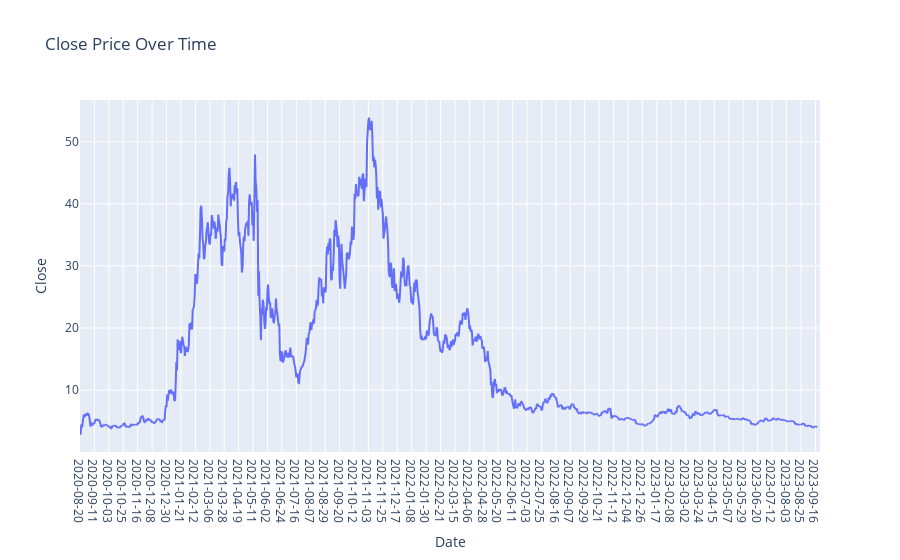

The cell this chart's notebook holds for it:
### Markdown cell above
## iv) Graph for Close Column Values

### Code cell
plt.figure(figsize=(14, 6))
fig = px.line(POLKADOT.Close,x=POLKADOT.Date, y='Close', labels={'x': 'Date', 'y': 'Price'}, title='Close Price Over Time')
fig.update_xaxes(type='category')  # Ensure the x-axis treats the index as categorical (date)
fig.show()

### Figure 1 — Plotly figure (JSON) as saved in the notebook; plotly's stock layout.template omitted (floating-point values rounded to 4 significant figures; data arrays with more than 128 entries replaced by an {"elided": "..."} marker saying what was removed)
{"data": [{"hovertemplate": "Date=%{x}<br>Close=%{y}<extra></extra>", "legendgroup": "", "line": {"color": "#636efa", "dash": "solid"}, "marker": {"symbol": "circle"}, "mode": "lines", "name": "", "showlegend": false, "type": "scattergl", "x": {"elided": "1130 str values"}, "xaxis": "x", "y": {"elided": "1130 float values"}, "yaxis": "y"}], "layout": {"legend": {"tracegroupgap": 0}, "title": {"text": "Close Price Over Time"}, "xaxis": {"anchor": "y", "domain": [0, 1], "title": {"text": "Date"}, "type": "category"}, "yaxis": {"anchor": "x", "domain": [0, 1], "title": {"text": "Close"}}}}
